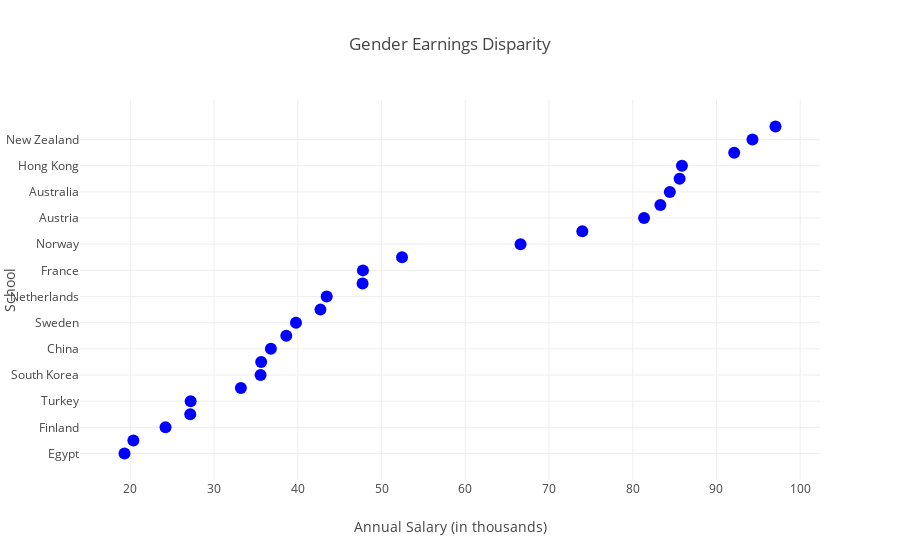

Notebook cell for this chart:
### Code cell
trace1 = {"x": filter_yearly(2011, 'international')['international'], 
          "y": filter_yearly(2011, 'international').index, 
          "marker": {"color": "blue", "size": 12}, 
          "mode": "markers", 
          "name": "2011", 
          "type": "scatter"
}

data = [trace1]
layout = {"title": "Gender Earnings Disparity", 
          "xaxis": {"title": "Annual Salary (in thousands)", }, 
          "yaxis": {"title": "School"}}

fig = go.Figure(data=data, layout=layout)
iplot(fig, filename='basic_dot-plot')

### Figure 1 — Plotly figure (JSON) as saved in the notebook; plotly's stock layout.template omitted (floating-point values rounded to 4 significant figures)
{"data": [{"marker": {"color": "blue", "size": 12}, "mode": "markers", "name": "2011", "type": "scatter", "uid": "3ee8fa11-a41b-431b-adea-10c4c60acf4d", "x": [19.3, 20.36, 24.2, 27.15, 27.2, 33.2, 35.55, 35.62, 36.78, 38.62, 39.78, 42.7, 43.45, 47.73, 47.77, 52.45, 66.6, 73.98, 81.35, 83.3, 84.43, 85.6, 85.88, 92.12, 94.3, 97.05], "y": ["Egypt", "Japan", "Finland", "Belgium", "Turkey", "Spain", "South Korea", "Taiwan", "China", "Canada", "Sweden", "United States of America", "Netherlands", "Denmark", "France", "Germany", "Norway", "United Kingdom", "Austria", "South Africa", "Australia", "Republic of Ireland", "Hong Kong", "Switzerland", "New Zealand", "Singapore"]}], "layout": {"title": {"text": "Gender Earnings Disparity"}, "xaxis": {"title": {"text": "Annual Salary (in thousands)"}}, "yaxis": {"title": {"text": "School"}}}}
